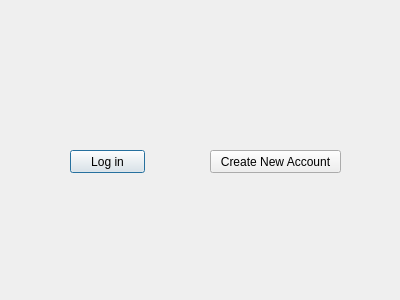
<?xml version="1.0" encoding="UTF-8"?>
<ui version="4.0">
 <class>MainWidget</class>
 <widget class="QDialog" name="MainWidget">
  <property name="geometry">
   <rect>
    <x>0</x>
    <y>0</y>
    <width>400</width>
    <height>300</height>
   </rect>
  </property>
  <property name="windowTitle">
   <string>Dialog</string>
  </property>
  <widget class="QPushButton" name="mainLogInButton">
   <property name="geometry">
    <rect>
     <x>70</x>
     <y>150</y>
     <width>75</width>
     <height>23</height>
    </rect>
   </property>
   <property name="text">
    <string>Log in</string>
   </property>
  </widget>
  <widget class="QPushButton" name="newAccountButton">
   <property name="geometry">
    <rect>
     <x>210</x>
     <y>150</y>
     <width>131</width>
     <height>23</height>
    </rect>
   </property>
   <property name="text">
    <string>Create New Account</string>
   </property>
  </widget>
 </widget>
 <resources/>
 <connections/>
</ui>
